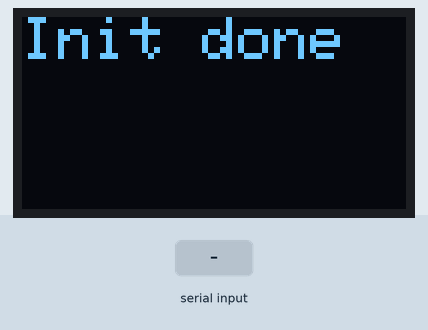
This sketch was run on a simulated Arduino Uno, built with avr-gcc and run on an emulated ATmega328P. Parts: 128×64 one-colour display. The test bench sets the inputs (shaded band).

Above: at 1.2 s.
1.3 s: byte 30 received over Serial
At 2.5 s:
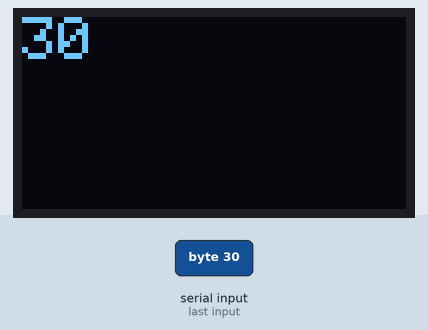
2.8 s: byte 90 received over Serial
At 3.8 s:
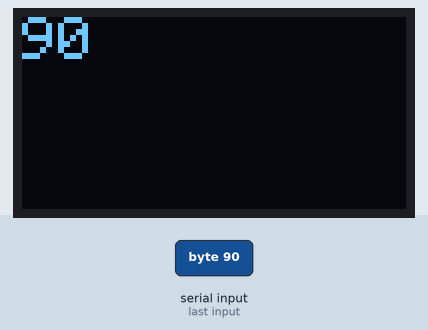
4.3 s: byte 120 received over Serial
At 4.9 s:
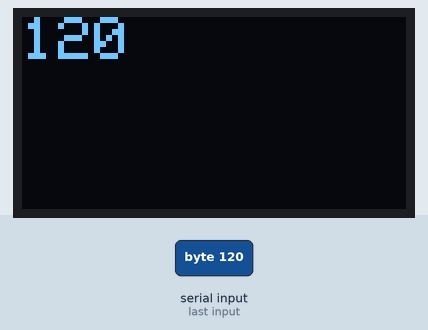
Timing chart, 0 to 7.3 s (numbered marks = the images above; inputs shaded):
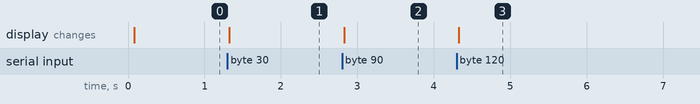

Measured:
- after the input at 1.3 s, the display: changes at once (image 1)
- after the input at 2.8 s, the display: changes at once (image 2)
- after the input at 4.3 s, the display: changes at once (image 3)

The sketch:

serial_display.ino
```cpp
/*-------------------------------------------------------------------------------------
 * Template file for 4-pin I2C OLED display, e.g. from Geekcreit
 * using Adafruit SSD1306 driver and GFX libraries.
 * Tutorial:
 * https://startingelectronics.org/tutorials/arduino/modules/OLED-128x64-I2C-display/
 *-------------------------------------------------------------------------------------*/
#include <Wire.h>
#include <Adafruit_SSD1306.h>
#include <Adafruit_GFX.h>

// OLED display TWI address
#define OLED_ADDR   0x3C

// reset pin not used on 4-pin OLED module
Adafruit_SSD1306 display(-1);  // -1 = no reset pin

// 128 x 64 pixel display
#if (SSD1306_LCDHEIGHT != 64)
#error("Height incorrect, please fix Adafruit_SSD1306.h!");
#endif

void setup() {
  // initialize and clear display
  display.begin(SSD1306_SWITCHCAPVCC, OLED_ADDR);
  display.clearDisplay();
  display.display();

  Serial.begin(9600);
  while (!Serial) {
    ; // Wait for port to connect
  }

  display.setTextSize(2);
  display.setTextColor(WHITE);
  display.print("Init done");

  display.display();

}

void loop() {
  // put your main code here, to run repeatedly:

  if (Serial.available() > 0) {
    display.clearDisplay();
    display.setCursor(0, 0);
    byte incomingByte = 0;
    incomingByte = Serial.read();
    if (incomingByte != -1) { // -1 means no data
      display.print(incomingByte);
      //Serial.print(incomingByte);
      display.display();
    }
  }

}
```
